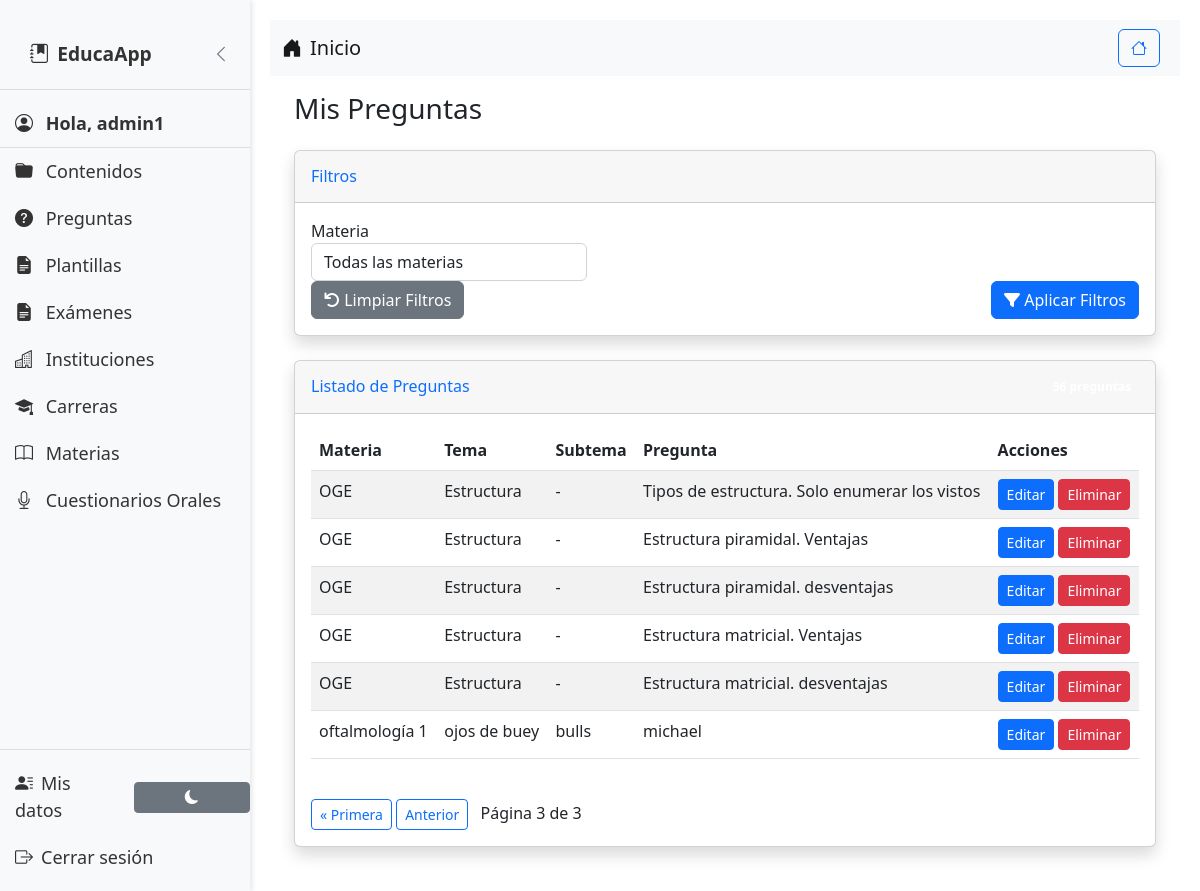
/lista-preguntas/?page=4 (signed in), run on an earlier commit of the app's database.
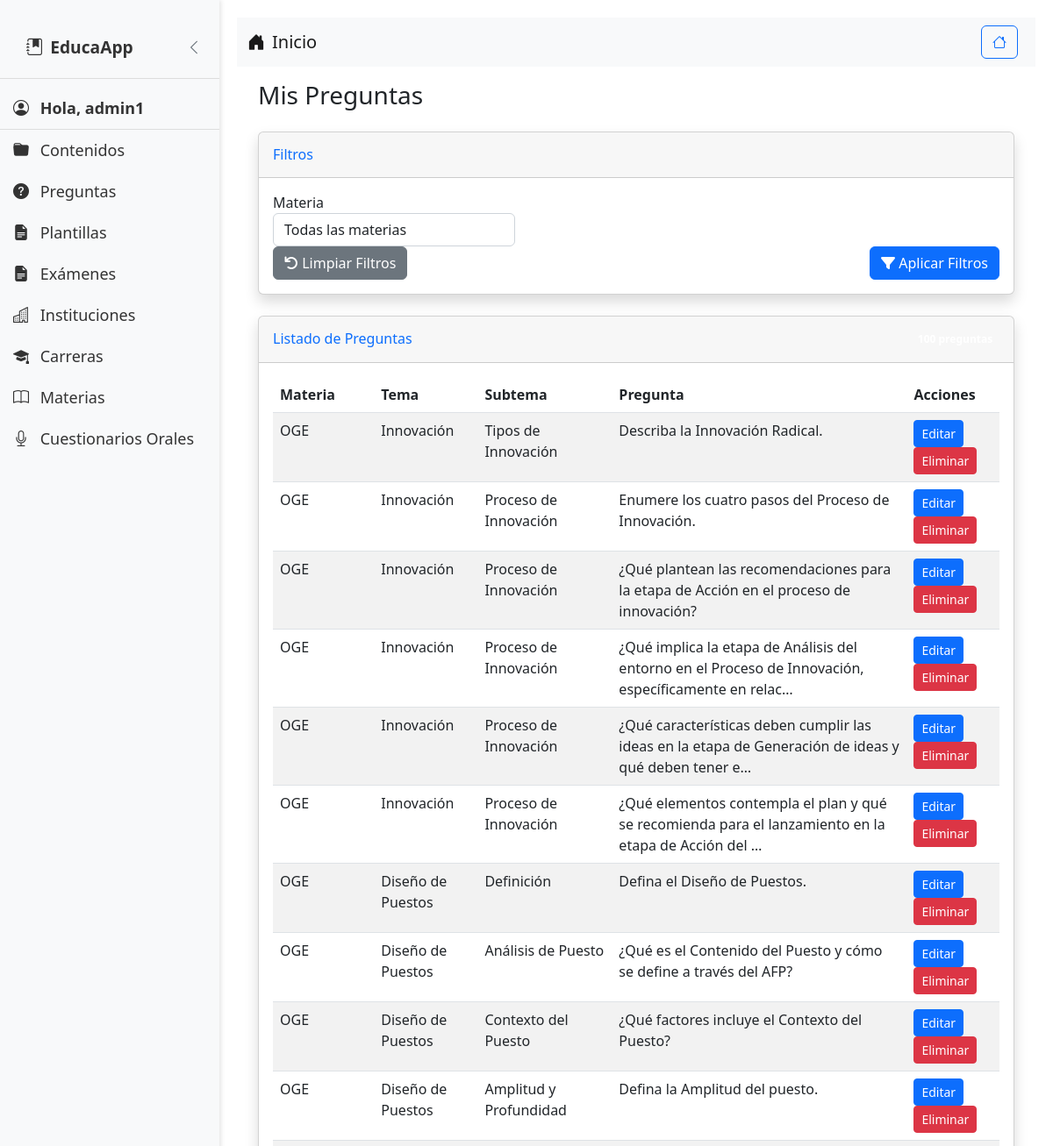
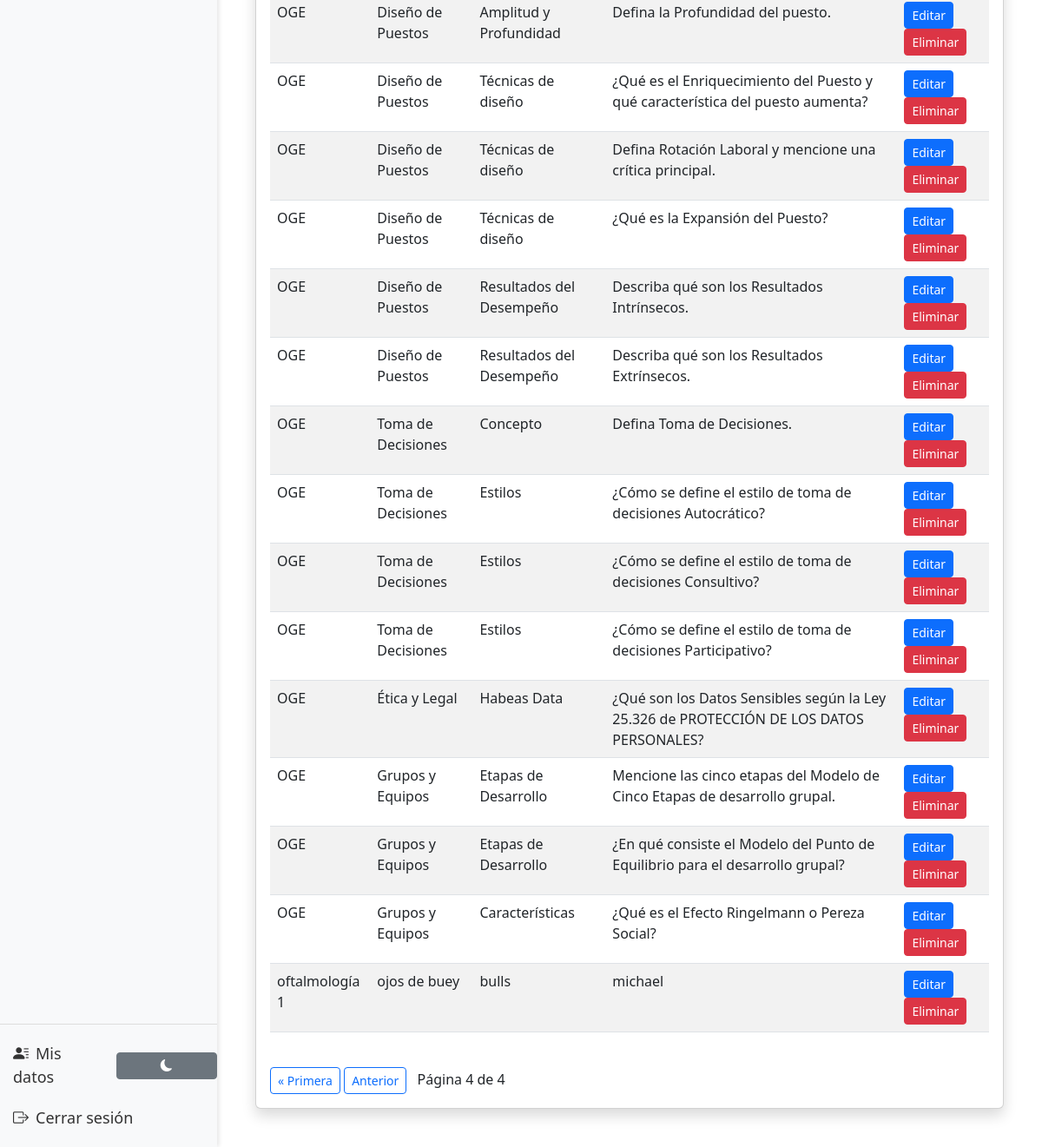
And on a later commit of the database (2 pictures, top to bottom).
### material/models.py (models this page shows, shortened)
class Question(models.Model):
    QUESTION_TYPE_CHOICES = [
        ('opcion_multiple', 'Opción múltiple'),
        ('verdadero_falso', 'Verdadero/Falso'),
        ('desarrollo', 'Desarrollo'),
    ]
    contenido = models.ForeignKey(
        'Contenido',
        on_delete=models.CASCADE,
        verbose_name='Contenido relacionado',
        null=True,
        blank=True,
        related_name='preguntas'
    )
    subject = models.ForeignKey(
        'Subject',
        on_delete=models.SET_DEFAULT,
        default=1,
        verbose_name='Materia'
    )
    topic = models.ForeignKey(
        'Topic',
        on_delete=models.SET_NULL,
        null=True,
        blank=False,
        verbose_name='Tema principal'
    )
    subtopic = models.ForeignKey(
        'Subtopic',
        on_delete=models.SET_NULL,
        null=True,
        blank=True,
        verbose_name='Subtema (opcional)'
    )
    question_type = models.CharField(
        max_length=20,
        choices=QUESTION_TYPE_CHOICES,
        default='opcion_multiple',
        verbose_name='Tipo de pregunta'
    )
    question_text = models.TextField(verbose_name='Texto de la pregunta')
    answer_text = models.TextField(verbose_name='Texto de la respuesta')
    question_image = models.ImageField(
        upload_to='questions/images/',
        null=True,
        blank=True,
        verbose_name='Imagen de la pregunta (opcional)'
    )
    answer_image = models.ImageField(
        upload_to='answers/images/',
        null=True,
        blank=True,
        verbose_name='Imagen de la respuesta (opcional)'
    )
    options_json = models.TextField(
        blank=True,
        null=True,
        verbose_name='Opciones (JSON)'
    )
    difficulty = models.PositiveSmallIntegerField(
        default=1,
        validators=[MinValueValidator(1), MaxValueValidator(5)],
        verbose_name='Dificultad (1-5)'
    )
    source_page = models.IntegerField(
        null=True,
        blank=True,
        verbose_name='Página de referencia'
    )
    user = models.ForeignKey(
        User,
        on_delete=models.CASCADE,
        verbose_name='Usuario',
        null=True,
        blank=True
    )
    created_at = models.DateTimeField(auto_now_add=True)
    updated_at = models.DateTimeField(auto_now=True)
    class Meta:
        ordering = ['subject', 'topic', 'subtopic', 'difficulty']
        verbose_name = 'Pregunta'
        verbose_name_plural = 'Preguntas'
    @property
    def options(self):
        if self.options_json:
            try:
                return json.loads(self.options_json)
            except json.JSONDecodeError:
                return None
        return None

class Subject(models.Model):
    name = models.CharField(max_length=100)
    careers = models.ManyToManyField('Career', related_name='subject_careers')
    created_at = models.DateTimeField(auto_now_add=True)
    updated_at = models.DateTimeField(auto_now=True)
    learning_outcomes = models.TextField(
        blank=True,
        null=True,
        help_text="Legacy field - almacena outcomes en texto o JSON"
    )
    class Meta:
        db_table = 'material_subjects'
        verbose_name = 'Subject'
        verbose_name_plural = 'Subjects'
        ordering = ['name']

class Topic(models.Model):
    name = models.CharField(max_length=255, verbose_name="Nombre del Tema")
    subject = models.ForeignKey(
        Subject,
        on_delete=models.CASCADE,
        verbose_name="Asignatura relacionada"
    )
    importance = models.PositiveSmallIntegerField(
        default=1,
        validators=[MinValueValidator(1), MaxValueValidator(5)],
        verbose_name="Importancia (1-5)"
    )
    class Meta:
        unique_together = ('name', 'subject')

class Subtopic(models.Model):
    name = models.CharField(max_length=255, verbose_name="Nombre del Subtema")
    topic = models.ForeignKey(
        Topic,
        on_delete=models.CASCADE,
        verbose_name="Tema relacionado"
    )
    class Meta:
        unique_together = ('name', 'topic')

### material/views.py (the view)
# urls.py: path('lista-preguntas/', material_views.lista_preguntas, name='lista_preguntas'),
@login_required
def lista_preguntas(request):
    preguntas = Question.objects.filter(user=request.user).select_related('subject', 'topic', 'subtopic', 'contenido')
    subjects = Subject.objects.filter(
        question__in=preguntas
    ).distinct().order_by('name')
    subject_id = request.GET.get('subject', '')
    topic_id = request.GET.get('topic', '')
    subtopic_id = request.GET.get('subtopic', '')
    if subject_id and subject_id.isdigit():
        preguntas = preguntas.filter(subject_id=int(subject_id))
    if topic_id and topic_id.isdigit() and int(topic_id) > 0:
        preguntas = preguntas.filter(topic_id=int(topic_id))
    if subtopic_id and subtopic_id.isdigit() and int(subtopic_id) > 0:
        preguntas = preguntas.filter(subtopic_id=int(subtopic_id))
    topics = Topic.objects.none()
    subtopics = Subtopic.objects.none()
    if subject_id and subject_id.isdigit() and int(subject_id) > 0:
        topics = Topic.objects.filter(
            subject_id=int(subject_id),
            question__in=preguntas
        ).distinct().order_by('name')
    if topic_id and topic_id.isdigit() and int(topic_id) > 0:
        subtopics = Subtopic.objects.filter(
            topic_id=int(topic_id),
            question__in=preguntas
        ).distinct().order_by('name')
    paginator = Paginator(preguntas, 25)
    page_number = request.GET.get('page')
    page_obj = paginator.get_page(page_number)
    context = {
        'preguntas': page_obj,
        'subjects': subjects,
        'topics': topics,
        'subtopics': subtopics,
        'selected_subject': subject_id if subject_id.isdigit() else '',
        'selected_topic': topic_id if topic_id.isdigit() else '',
        'selected_subtopic': subtopic_id if subtopic_id.isdigit() else '',
    }
    return render(request, 'material/questions/lista_preguntas.html', context)

### material/templatetags/message_tags.py (called while the page is built)
@register.simple_tag(takes_context=True)
def get_filtered_messages(context, categories=None):
    request = context['request']
    messages = get_messages(request)
    messages_list = list(messages)
    if categories:
        if isinstance(categories, str):
            category_list = [cat.strip() for cat in categories.split(',')]
        else:
            category_list = [categories]
        filtered_messages = []
        for message in messages_list:
            message_tags = message.extra_tags if message.extra_tags else 'general'
            message_categories = [tag.strip() for tag in message_tags.split(',')]
            if any(cat in category_list for cat in message_categories):
                filtered_messages.append(message)
        return filtered_messages
    else:
        return messages_list

@register.inclusion_tag('material/components/messages.html', takes_context=True)
def show_messages(context, categories=None):
    filtered_messages = get_filtered_messages(context, categories)
    return {'messages': filtered_messages}

### material/templates/material/questions/lista_preguntas.html (shortened to what this page needs)
{% extends 'material/base.html' %}
{% load static %}
{% load message_tags %}
{% block content %}
<div class="container-fluid">
    <h1 class="h3 mb-4 text-gray-800">Mis Preguntas</h1>
    <div class="card shadow mb-4">
        <div class="card-header py-3">
            <h6 class="m-0 font-weight-bold text-primary">Filtros</h6>
        </div>
        <div class="card-body">
            <form method="get" id="filter-form">
                <div class="form-row">
                    <div class="form-group col-md-4">
                        <label for="filter-subject">Materia</label>
                        <select name="subject" id="filter-subject" class="form-control">
                            <option value="">Todas las materias</option>
                        </select>
                    </div>
                </div>
                <div class="form-row">
                    <div class="form-group col-md-12 d-flex justify-content-between">
                        <a href="{% url 'material:lista_preguntas' %}" class="btn btn-secondary">
                            <i class="fas fa-undo"></i> Limpiar Filtros
                        </a>
                        <button type="submit" class="btn btn-primary">
                            <i class="fas fa-filter"></i> Aplicar Filtros
                        </button>
                    </div>
                </div>
            </form>
        </div>
    </div>
    <div class="card shadow mb-4">
        <div class="card-header py-3 d-flex justify-content-between align-items-center">
            <h6 class="m-0 font-weight-bold text-primary">Listado de Preguntas</h6>
            <span class="badge badge-primary">
            </span>
        </div>
        <div class="card-body">
            <div class="table-responsive">
                <table class="table table-striped {% if dark_mode %}table-dark{% endif %}">
                    <thead>
                        <tr>
                            <th>Materia</th>
                            <th>Tema</th>
                            <th>Subtema</th>
                            <th>Pregunta</th>
                            <th>Acciones</th>
                        </tr>
                    </thead>
                    <tbody>
                        {% for pregunta in preguntas %}
                        <tr>
                            <td>{{ pregunta.subject.name }}</td>
                            <td>{{ pregunta.topic.name|default:"-" }}</td>
                            <td>{{ pregunta.subtopic.name|default:"-" }}</td>
                            <td>{{ pregunta.question_text|truncatechars:100 }}</td>
                            <td>
                                <a href="{% url 'material:editar_pregunta' pregunta.pk %}" class="btn btn-sm btn-primary">Editar</a>
                                <a href="{% url 'material:eliminar_pregunta' pregunta.pk %}" class="btn btn-sm btn-danger">Eliminar</a>
                            </td>
                        </tr>
                        {% empty %}
                        <tr>
                            <td colspan="5" class="text-center">No hay preguntas disponibles</td>
                        </tr>
                        {% endfor %}
                    </tbody>
                </table>
            </div>
            {% if preguntas.paginator.num_pages > 1 %}
            <div class="pagination mt-4">
                <span class="step-links">
                    {% if preguntas.has_previous %}
                        <a href="?page=1"
                           class="btn btn-sm btn-outline-primary">&laquo; Primera</a>
                        <a href="?page={{ preguntas.previous_page_number }}"
                           class="btn btn-sm btn-outline-primary">Anterior</a>
                    {% endif %}
                    <span class="current mx-2">
                        Página {{ preguntas.number }} de {{ preguntas.paginator.num_pages }}
                    </span>
                </span>
            </div>
            {% endif %}
        </div>
    </div>
</div>
{% endblock %}

What changed in the data, as far as the page shows it:
no longer on this page (row unchanged): Question: subject.name "OGE", topic.name "Estructura", subtopic.name "-", question_text "Tipos de estructura. Solo enumerar los vistos"
no longer on this page (row unchanged): Question: subject.name "OGE", topic.name "Estructura", subtopic.name "-", question_text "Estructura piramidal. Ventajas"
no longer on this page (row unchanged): Question: subject.name "OGE", topic.name "Estructura", subtopic.name "-", question_text "Estructura piramidal. desventajas"
no longer on this page (row unchanged): Question: subject.name "OGE", topic.name "Estructura", subtopic.name "-", question_text "Estructura matricial. Ventajas"
no longer on this page (row unchanged): Question: subject.name "OGE", topic.name "Estructura", subtopic.name "-", question_text "Estructura matricial. desventajas"
added Question: subject.name "OGE", topic.name "Innovación", subtopic.name "Tipos de Innovación", question_text "Describa la Innovación Radical."
added Question: subject.name "OGE", topic.name "Innovación", subtopic.name "Proceso de Innovación", question_text "Enumere los cuatro pasos del Proceso de Innovación."
added Question: subject.name "OGE", topic.name "Innovación", subtopic.name "Proceso de Innovación", question_text "¿Qué plantean las recomendaciones para la etapa de Acción en el proceso de innovación?"
added Question: subject.name "OGE", topic.name "Innovación", subtopic.name "Proceso de Innovación", question_text "¿Qué implica la etapa de Análisis del entorno en el Proceso de Innovación, específicamente en relac…"
added Question: subject.name "OGE", topic.name "Innovación", subtopic.name "Proceso de Innovación", question_text "¿Qué características deben cumplir las ideas en la etapa de Generación de ideas y qué deben tener e…"
added Question: subject.name "OGE", topic.name "Innovación", subtopic.name "Proceso de Innovación", question_text "¿Qué elementos contempla el plan y qué se recomienda para el lanzamiento en la etapa de Acción del …"
added Question: subject.name "OGE", topic.name "Diseño de Puestos", subtopic.name "Definición", question_text "Defina el Diseño de Puestos."
added Question: subject.name "OGE", topic.name "Diseño de Puestos", subtopic.name "Análisis de Puesto", question_text "¿Qué es el Contenido del Puesto y cómo se define a través del AFP?"
added Question: subject.name "OGE", topic.name "Diseño de Puestos", subtopic.name "Contexto del Puesto", question_text "¿Qué factores incluye el Contexto del Puesto?"
added Question: subject.name "OGE", topic.name "Diseño de Puestos", subtopic.name "Amplitud y Profundidad", question_text "Defina la Amplitud del puesto."
added Question: subject.name "OGE", topic.name "Diseño de Puestos", subtopic.name "Amplitud y Profundidad", question_text "Defina la Profundidad del puesto."
added Question: subject.name "OGE", topic.name "Diseño de Puestos", subtopic.name "Técnicas de diseño", question_text "¿Qué es el Enriquecimiento del Puesto y qué característica del puesto aumenta?"
added Question: subject.name "OGE", topic.name "Diseño de Puestos", subtopic.name "Técnicas de diseño", question_text "Defina Rotación Laboral y mencione una crítica principal."
added Question: subject.name "OGE", topic.name "Diseño de Puestos", subtopic.name "Técnicas de diseño", question_text "¿Qué es la Expansión del Puesto?"
added Question: subject.name "OGE", topic.name "Diseño de Puestos", subtopic.name "Resultados del Desempeño", question_text "Describa qué son los Resultados Intrínsecos."
added Question: subject.name "OGE", topic.name "Diseño de Puestos", subtopic.name "Resultados del Desempeño", question_text "Describa qué son los Resultados Extrínsecos."
added Question: subject.name "OGE", topic.name "Toma de Decisiones", subtopic.name "Concepto", question_text "Defina Toma de Decisiones."
added Question: subject.name "OGE", topic.name "Toma de Decisiones", subtopic.name "Estilos", question_text "¿Cómo se define el estilo de toma de decisiones Autocrático?"
added Question: subject.name "OGE", topic.name "Toma de Decisiones", subtopic.name "Estilos", question_text "¿Cómo se define el estilo de toma de decisiones Consultivo?"
added Question: subject.name "OGE", topic.name "Toma de Decisiones", subtopic.name "Estilos", question_text "¿Cómo se define el estilo de toma de decisiones Participativo?"
added Question: subject.name "OGE", topic.name "Ética y Legal", subtopic.name "Habeas Data", question_text "¿Qué son los Datos Sensibles según la Ley 25.326 de PROTECCIÓN DE LOS DATOS PERSONALES?"
added Question: subject.name "OGE", topic.name "Grupos y Equipos", subtopic.name "Etapas de Desarrollo", question_text "Mencione las cinco etapas del Modelo de Cinco Etapas de desarrollo grupal."
added Question: subject.name "OGE", topic.name "Grupos y Equipos", subtopic.name "Etapas de Desarrollo", question_text "¿En qué consiste el Modelo del Punto de Equilibrio para el desarrollo grupal?"
added Question: subject.name "OGE", topic.name "Grupos y Equipos", subtopic.name "Características", question_text "¿Qué es el Efecto Ringelmann o Pereza Social?"
Also different on the page:
{{ preguntas.number }}: "3" → "4"
{{ preguntas.paginator.num_pages }}: "3" → "4"
